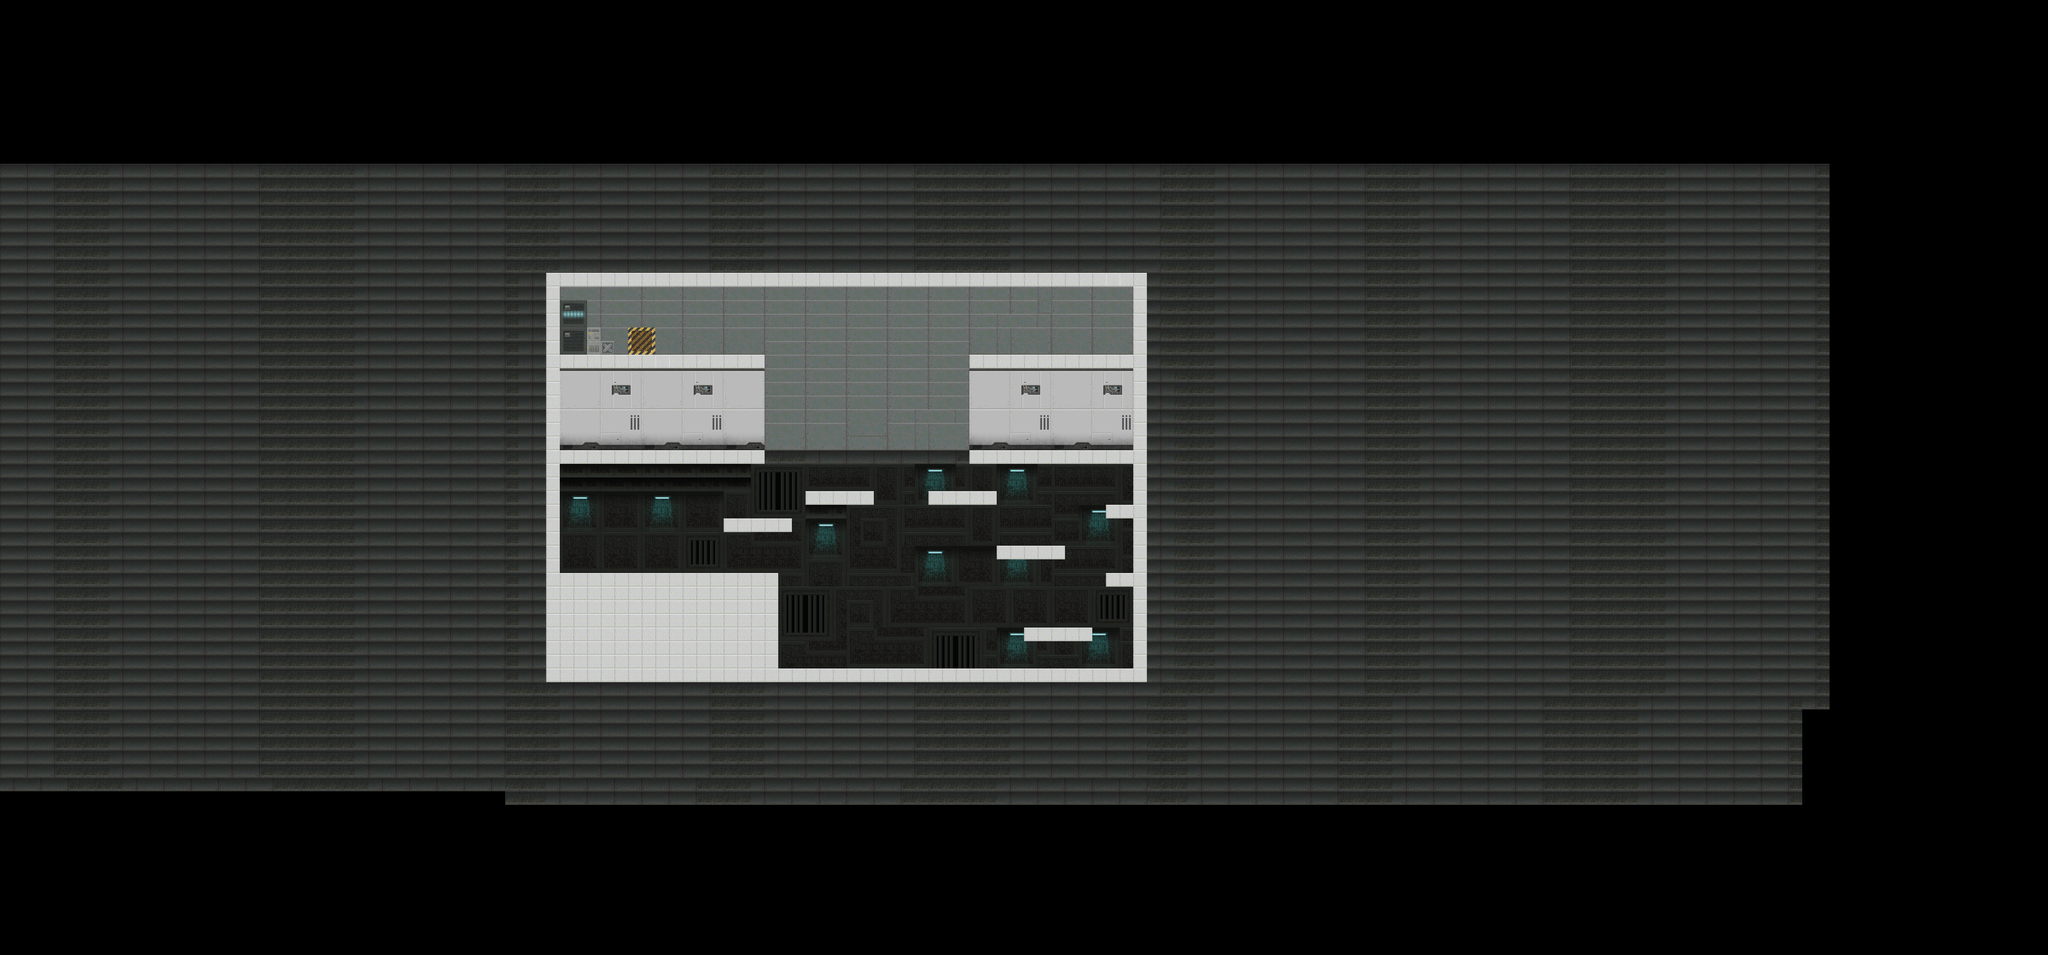

This is a level from a 2D game, rendered from its Tiled map with the project's own tilesets. A one-line summary and the map file follow, with tile-layer data summarised:
An orthogonal 150x70 tile map with 32x32 px tiles, 3 tile layers (bg2, bg, ground) and 19 objects (9x coinSpawn, 6x enemySpawn, 2x platSpawn, spawnPoint1, spawnPoint2).

<map version="1.2" tiledversion="1.3.2" orientation="orthogonal" renderorder="left-up" compressionlevel="0" width="150" height="70" tilewidth="32" tileheight="32" infinite="0" nextlayerid="9" nextobjectid="39">
 <editorsettings>
  <export target="mainMap.lua" format="lua" />
 </editorsettings>
 <tileset firstgid="1" name="scifi_platformTiles_32x32" tilewidth="32" tileheight="32" tilecount="805" columns="35">
  <image source="scifi_platformTiles_32x32.png" width="1120" height="736" />
  <tile id="210">
   <properties>
    <property name="Ground" type="bool" value="true" />
    <property name="collidable" type="bool" value="true" />
   </properties>
  </tile>
  <tile id="211">
   <properties>
    <property name="Ground" type="bool" value="true" />
    <property name="collidable" type="bool" value="true" />
   </properties>
  </tile>
  <tile id="212">
   <properties>
    <property name="Ground" type="bool" value="true" />
    <property name="collidable" type="bool" value="true" />
   </properties>
  </tile>
  <tile id="213">
   <properties>
    <property name="Ground" type="bool" value="true" />
    <property name="collidable" type="bool" value="true" />
   </properties>
  </tile>
  <tile id="214">
   <properties>
    <property name="Ground" type="bool" value="true" />
    <property name="collidable" type="bool" value="true" />
   </properties>
  </tile>
  <tile id="215">
   <properties>
    <property name="Ground" type="bool" value="true" />
    <property name="collidable" type="bool" value="true" />
   </properties>
  </tile>
  <tile id="216">
   <properties>
    <property name="Ground" type="bool" value="true" />
    <property name="collidable" type="bool" value="true" />
   </properties>
  </tile>
  <tile id="217">
   <properties>
    <property name="Ground" type="bool" value="true" />
    <property name="collidable" type="bool" value="true" />
   </properties>
  </tile>
  <tile id="218">
   <properties>
    <property name="Ground" type="bool" value="true" />
    <property name="collidable" type="bool" value="true" />
   </properties>
  </tile>
  <tile id="219">
   <properties>
    <property name="Ground" type="bool" value="true" />
    <property name="collidable" type="bool" value="true" />
   </properties>
  </tile>
  <tile id="455">
   <properties>
    <property name="Ground" type="bool" value="true" />
    <property name="collidable" type="bool" value="true" />
   </properties>
  </tile>
  <tile id="456">
   <properties>
    <property name="Ground" type="bool" value="true" />
    <property name="collidable" type="bool" value="true" />
   </properties>
  </tile>
  <tile id="457">
   <properties>
    <property name="Ground" type="bool" value="true" />
    <property name="collidable" type="bool" value="true" />
   </properties>
  </tile>
  <tile id="458">
   <properties>
    <property name="Ground" type="bool" value="true" />
    <property name="collidable" type="bool" value="true" />
   </properties>
  </tile>
  <tile id="459">
   <properties>
    <property name="Ground" type="bool" value="true" />
    <property name="collidable" type="bool" value="true" />
   </properties>
  </tile>
  <tile id="460">
   <properties>
    <property name="Ground" type="bool" value="true" />
    <property name="collidable" type="bool" value="true" />
   </properties>
  </tile>
  <tile id="461">
   <properties>
    <property name="Ground" type="bool" value="true" />
    <property name="collidable" type="bool" value="true" />
   </properties>
  </tile>
  <tile id="462">
   <properties>
    <property name="Ground" type="bool" value="true" />
    <property name="collidable" type="bool" value="true" />
   </properties>
  </tile>
  <tile id="463">
   <properties>
    <property name="Ground" type="bool" value="true" />
    <property name="collidable" type="bool" value="true" />
   </properties>
  </tile>
  <tile id="464">
   <properties>
    <property name="Ground" type="bool" value="true" />
    <property name="collidable" type="bool" value="true" />
   </properties>
  </tile>
  <tile id="465">
   <properties>
    <property name="Ground" type="bool" value="true" />
    <property name="collidable" type="bool" value="true" />
   </properties>
  </tile>
  <tile id="466">
   <properties>
    <property name="Ground" type="bool" value="true" />
    <property name="collidable" type="bool" value="true" />
   </properties>
  </tile>
  <tile id="467">
   <properties>
    <property name="Ground" type="bool" value="true" />
    <property name="collidable" type="bool" value="true" />
   </properties>
  </tile>
  <tile id="468">
   <properties>
    <property name="Ground" type="bool" value="true" />
    <property name="collidable" type="bool" value="true" />
   </properties>
  </tile>
  <tile id="469">
   <properties>
    <property name="Ground" type="bool" value="true" />
    <property name="collidable" type="bool" value="true" />
   </properties>
  </tile>
  <tile id="578">
   <properties>
    <property name="Ground" type="bool" value="true" />
    <property name="collidable" type="bool" value="true" />
   </properties>
  </tile>
  <tile id="579">
   <properties>
    <property name="Ground" type="bool" value="true" />
    <property name="collidable" type="bool" value="true" />
   </properties>
  </tile>
  <tile id="580">
   <properties>
    <property name="Ground" type="bool" value="true" />
    <property name="collidable" type="bool" value="true" />
   </properties>
  </tile>
  <tile id="581">
   <properties>
    <property name="Ground" type="bool" value="true" />
    <property name="collidable" type="bool" value="true" />
   </properties>
  </tile>
  <tile id="582">
   <properties>
    <property name="Ground" type="bool" value="true" />
    <property name="collidable" type="bool" value="true" />
   </properties>
  </tile>
  <tile id="690">
   <properties>
    <property name="Ground" type="bool" value="true" />
    <property name="collidable" type="bool" value="true" />
   </properties>
  </tile>
  <tile id="691">
   <properties>
    <property name="Ground" type="bool" value="true" />
    <property name="collidable" type="bool" value="true" />
   </properties>
  </tile>
  <tile id="692">
   <properties>
    <property name="Ground" type="bool" value="true" />
    <property name="collidable" type="bool" value="true" />
   </properties>
  </tile>
  <tile id="693">
   <properties>
    <property name="Ground" type="bool" value="true" />
    <property name="collidable" type="bool" value="true" />
   </properties>
  </tile>
  <tile id="694">
   <properties>
    <property name="Ground" type="bool" value="true" />
    <property name="collidable" type="bool" value="true" />
   </properties>
  </tile>
  <tile id="695">
   <properties>
    <property name="Ground" type="bool" value="true" />
    <property name="collidable" type="bool" value="true" />
   </properties>
  </tile>
  <tile id="696">
   <properties>
    <property name="Ground" type="bool" value="true" />
    <property name="collidable" type="bool" value="true" />
   </properties>
  </tile>
  <tile id="697">
   <properties>
    <property name="Ground" type="bool" value="true" />
    <property name="collidable" type="bool" value="true" />
   </properties>
  </tile>
  <tile id="698">
   <properties>
    <property name="Ground" type="bool" value="true" />
    <property name="collidable" type="bool" value="true" />
   </properties>
  </tile>
  <tile id="699">
   <properties>
    <property name="Ground" type="bool" value="true" />
    <property name="collidable" type="bool" value="true" />
   </properties>
  </tile>
  <tile id="770">
   <properties>
    <property name="Ground" type="bool" value="true" />
    <property name="collidable" type="bool" value="true" />
   </properties>
  </tile>
  <tile id="771">
   <properties>
    <property name="Ground" type="bool" value="true" />
    <property name="collidable" type="bool" value="true" />
   </properties>
  </tile>
  <tile id="772">
   <properties>
    <property name="Ground" type="bool" value="true" />
    <property name="collidable" type="bool" value="true" />
   </properties>
  </tile>
  <tile id="773">
   <properties>
    <property name="Ground" type="bool" value="true" />
    <property name="collidable" type="bool" value="true" />
   </properties>
  </tile>
  <tile id="774">
   <properties>
    <property name="Ground" type="bool" value="true" />
    <property name="collidable" type="bool" value="true" />
   </properties>
  </tile>
  <tile id="775">
   <properties>
    <property name="Ground" type="bool" value="true" />
    <property name="collidable" type="bool" value="true" />
   </properties>
  </tile>
  <tile id="776">
   <properties>
    <property name="Ground" type="bool" value="true" />
    <property name="collidable" type="bool" value="true" />
   </properties>
  </tile>
  <tile id="777">
   <properties>
    <property name="Ground" type="bool" value="true" />
    <property name="collidable" type="bool" value="true" />
   </properties>
  </tile>
  <tile id="778">
   <properties>
    <property name="Ground" type="bool" value="true" />
    <property name="collidable" type="bool" value="true" />
   </properties>
  </tile>
  <tile id="779">
   <properties>
    <property name="Ground" type="bool" value="true" />
    <property name="collidable" type="bool" value="true" />
   </properties>
  </tile>
  <tile id="780">
   <properties>
    <property name="Ground" type="bool" value="true" />
    <property name="collidable" type="bool" value="true" />
   </properties>
  </tile>
  <tile id="781">
   <properties>
    <property name="Ground" type="bool" value="true" />
    <property name="collidable" type="bool" value="true" />
   </properties>
  </tile>
  <tile id="782">
   <properties>
    <property name="Ground" type="bool" value="true" />
    <property name="collidable" type="bool" value="true" />
   </properties>
  </tile>
  <tile id="783">
   <properties>
    <property name="Ground" type="bool" value="true" />
    <property name="collidable" type="bool" value="true" />
   </properties>
  </tile>
  <tile id="784">
   <properties>
    <property name="Ground" type="bool" value="true" />
    <property name="collidable" type="bool" value="true" />
   </properties>
  </tile>
  <tile id="785">
   <properties>
    <property name="Ground" type="bool" value="true" />
    <property name="collidable" type="bool" value="true" />
   </properties>
  </tile>
 </tileset>
 <layer id="5" name="bg2" width="150" height="70">
  <data>[10500 cells, 320 non-empty, 6 distinct tile ids]</data>
 </layer>
 <layer id="1" name="bg" width="150" height="70">
  <data>[10500 cells, 6081 non-empty, 341 distinct tile ids]</data>
 </layer>
 <objectgroup id="3" name="spawn">
  <object id="3" name="spawnPoint1" x="1358.67" y="1313.33" />
  <object id="20" name="coinSpawn" x="1572" y="1319.67" />
  <object id="21" name="enemySpawn" x="1969" y="1128.67" />
  <object id="22" name="coinSpawn" x="2615" y="1325" />
  <object id="23" name="coinSpawn" x="2611" y="1161" />
  <object id="24" name="coinSpawn" x="1345" y="812" />
  <object id="25" name="coinSpawn" x="1371" y="1032" />
  <object id="26" name="coinSpawn" x="1522" y="932" />
  <object id="27" name="coinSpawn" x="1711" y="1025" />
  <object id="28" name="enemySpawn" x="1535" y="1024" />
  <object id="29" name="enemySpawn" x="2419" y="1252" />
  <object id="30" name="enemySpawn" x="2400" y="1028" />
  <object id="31" name="enemySpawn" x="2384" y="801" />
  <object id="32" name="enemySpawn" x="1570" y="809" />
  <object id="34" name="coinSpawn" x="2613" y="803" />
  <object id="35" name="coinSpawn" x="2045" y="833" />
  <object id="36" name="platSpawn" x="1906" y="969" />
  <object id="37" name="platSpawn" x="2181" y="964" />
  <object id="38" name="spawnPoint2" x="1404" y="1314" />
 </objectgroup>
 <layer id="2" name="ground" width="150" height="70">
  <properties>
   <property name="collidable" type="bool" value="true" />
  </properties>
  <data>[10500 cells, 339 non-empty, 2 distinct tile ids]</data>
 </layer>
</map>
